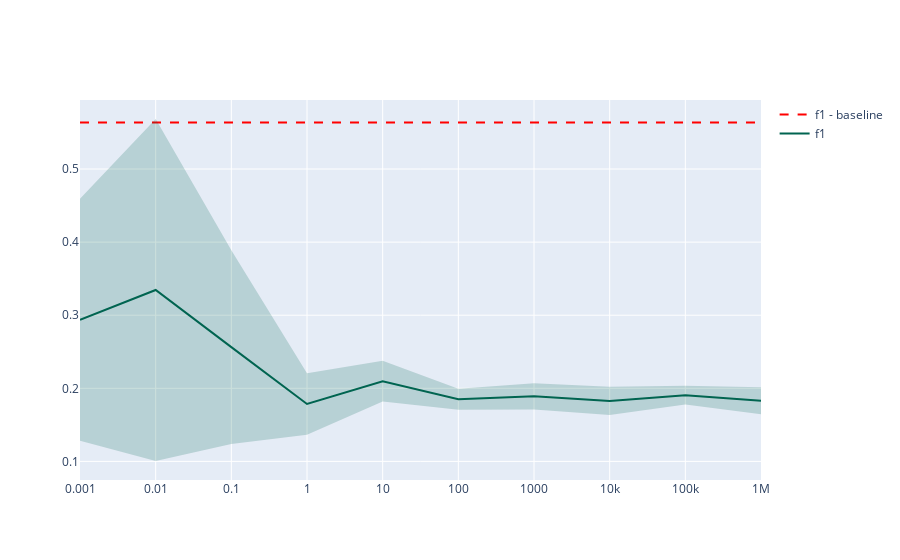

The code cell stored with this chart in its notebook:
### Markdown cell above
# Visual

### Code cell
x, y, y_std = list(avg_data.epsilon), avg_data[metric].to_numpy(), std_data[metric].to_numpy()
y_upper, y_lower = np.clip(list(y + y_std), None, 1).tolist(), np.clip(list(y - y_std), 0, None).tolist()

fig = go.Figure([
    go.Scatter(
        x=[x[0], x[-1]],
        y=[baseline, baseline],
        mode='lines',
        line=dict(color='red', dash='dash'),
        name=f"{metric} - baseline"
    ),
    go.Scatter(
        x=x,
        y=y,
        line=dict(color='rgb(0,100,80)'),
        mode='lines',
        name=metric
    ),
    go.Scatter(
        x=x+x[::-1], # x, then x reversed
        y=y_upper+y_lower[::-1], # upper, then lower reversed
        fill='toself',
        fillcolor='rgba(0,100,80,0.2)',
        line=dict(color='rgba(255,255,255,0)'),
        hoverinfo="skip",
        showlegend=False
    )
])

fig.update_xaxes(type="log")

fig.show()

### Figure 1 — Plotly figure (JSON) as saved in the notebook; plotly's stock layout.template omitted (floating-point values rounded to 4 significant figures)
{"data": [{"line": {"color": "red", "dash": "dash"}, "mode": "lines", "name": "f1 - baseline", "type": "scatter", "x": [0.001, 1000000], "y": [0.5638, 0.5638]}, {"line": {"color": "rgb(0,100,80)"}, "mode": "lines", "name": "f1", "type": "scatter", "x": [0.001, 0.01, 0.1, 1, 10, 100, 1000, 10000, 100000, 1000000], "y": [0.2938, 0.3345, 0.2564, 0.1786, 0.2097, 0.185, 0.1891, 0.1827, 0.1905, 0.183]}, {"fill": "toself", "fillcolor": "rgba(0,100,80,0.2)", "hoverinfo": "skip", "line": {"color": "rgba(255,255,255,0)"}, "showlegend": false, "type": "scatter", "x": [0.001, 0.01, 0.1, 1, 10, 100, 1000, 10000, 100000, 1000000, 1000000, 100000, 10000, 1000, 100, 10, 1, 0.1, 0.01, 0.001], "y": [0.4592, 0.5685, 0.389, 0.2206, 0.2376, 0.1992, 0.207, 0.202, 0.2034, 0.2015, 0.1645, 0.1777, 0.1634, 0.1711, 0.1707, 0.1818, 0.1365, 0.1237, 0.1005, 0.1283]}], "layout": {"xaxis": {"type": "log"}}}
